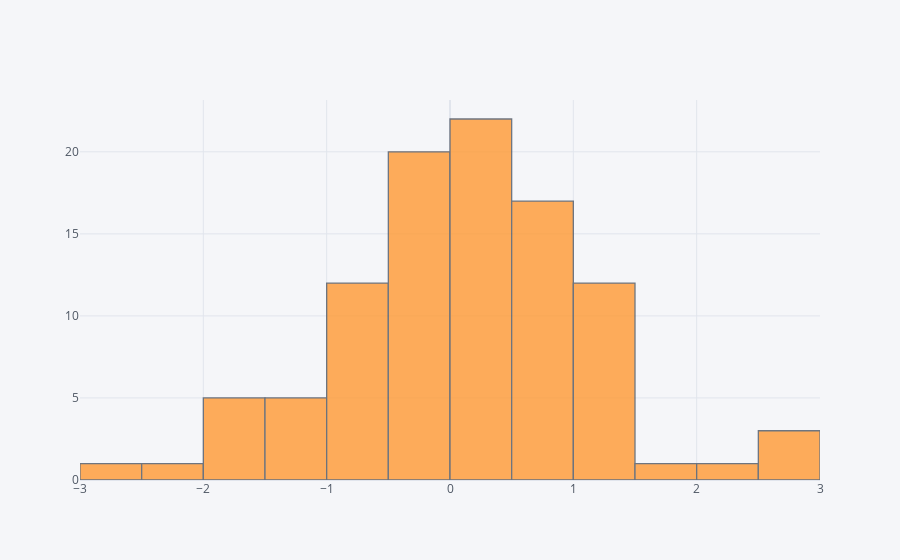

The cell this chart's notebook holds for it:
### Markdown cell above
## histogram

### Code cell
df['A'].iplot(kind='hist',bins=25)

### Figure 1 — Plotly figure (JSON) as saved in the notebook; plotly's stock layout.template omitted (floating-point values rounded to 4 significant figures)
{"data": [{"histfunc": "count", "histnorm": "", "marker": {"color": "rgba(255, 153, 51, 1.0)", "line": {"color": "#4D5663", "width": 1.3}}, "name": "A", "nbinsx": 25, "opacity": 0.8, "orientation": "v", "type": "histogram", "x": [0.7366, -0.7859, -0.7612, -0.3383, 2.12, -0.2103, 0.6768, 0.507, 0.774, 0.646, 1.321, 0.4463, 1.35, -0.05431, 0.4087, 0.767, -0.3416, -1.726, -0.6065, -0.3851, 1.478, -1.532, 0.9217, -0.3871, -1.288, 0.3466, -1.512, -2.383, -0.3886, 0.2897, 0.3194, -0.2982, 0.04412, 0.5821, 0.6404, -0.5407, 2.507, 0.6013, -2.597, -1.09, -0.3675, -0.6957, 0.6068, -0.01463, 1.55, 0.4967, 0.008656, -1.188, 0.1134, -1.209, 0.5374, -0.6799, -0.2486, 1.26, 0.2683, 1.07, 0.612, -0.7923, 2.72, 0.3013, -0.5917, 0.568, 0.1899, 0.1183, -0.7113, -0.2945, 1.419, 0.2018, 0.1674, -0.9455, -1.581, -0.3218, -0.1644, 0.7606, 1.055, -0.2628, 0.0237, 0.06239, -1.633, 0.05877, 0.878, -0.2202, -0.5087, -0.4514, 0.2661, 0.1469, -0.1071, -0.5381, 1.175, 0.7347, 0.4649, -0.4169, 0.08907, 1.217, -0.07683, 1.179, 1.002, 2.708, 1.032, -1.276]}], "layout": {"barmode": "overlay", "legend": {"bgcolor": "#F5F6F9", "font": {"color": "#4D5663"}}, "paper_bgcolor": "#F5F6F9", "plot_bgcolor": "#F5F6F9", "title": {"font": {"color": "#4D5663"}}, "xaxis": {"gridcolor": "#E1E5ED", "showgrid": true, "tickfont": {"color": "#4D5663"}, "title": {"font": {"color": "#4D5663"}, "text": ""}, "zerolinecolor": "#E1E5ED"}, "yaxis": {"gridcolor": "#E1E5ED", "showgrid": true, "tickfont": {"color": "#4D5663"}, "title": {"font": {"color": "#4D5663"}, "text": ""}, "zerolinecolor": "#E1E5ED"}}}
